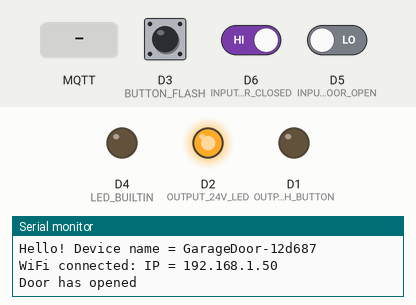
This program was run on a simulated ESP8266 (NodeMCU). On the bench: output pins drawn as LEDs (lit = HIGH, except the on-board LED, lit = LOW), the last lines printed to the serial monitor. Dashed ring = blinking. The test bench sets the inputs (shaded band); at power-on: D6 (INPUT_DOOR_CLOSED) HIGH, D3 (BUTTON_FLASH) HIGH, D5 (INPUT_DOOR_OPEN) LOW. WiFi joins after 1.5 s; servers stay silent unless stated; no MQTT or app messages arrive unless stated. At 15.4 s the program restarts the board; the recording ends there.

Above: at 3.9 s.
4.0 s: MQTT message "1" arrives on the first subscribed topic
At 4.12 s:
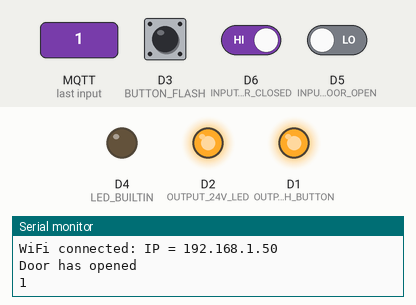
5.7 s: D6 (INPUT_DOOR_CLOSED) driven LOW
At 6.5 s:
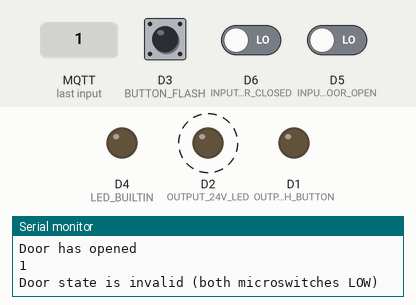
8.7 s: MQTT message "on" arrives on the first subscribed topic
At 8.82 s:
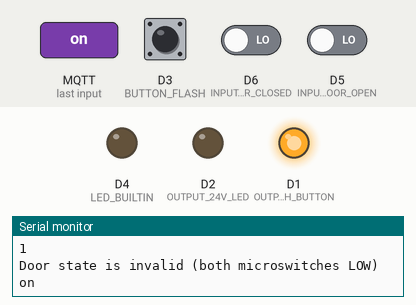
11.7 s: D3 (BUTTON_FLASH) pulled LOW for 3.2 s
Timing chart, 0 to 15.4 s (numbered marks = the images above; inputs shaded):
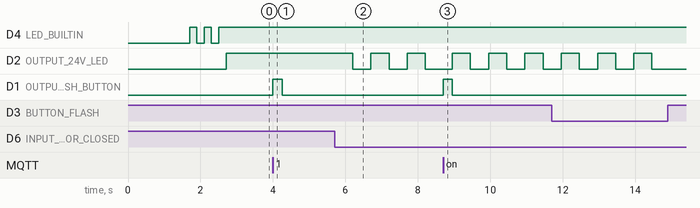

The program:

main.cpp
```cpp
#include <ESP8266WiFi.h>
#include <WiFiManager.h>
#include <EasyButton.h>
#include <EspMQTTClient.h>

// NodeMCU board pins
#define BUTTON_FLASH        D3
#define OUTPUT_PUSH_BUTTON  D1
#define OUTPUT_24V_LED      D2
#define INPUT_DOOR_OPEN     D5
#define INPUT_DOOR_CLOSED   D6

// Flashing speeds
#define FLASHING_SLOW_MS    500
#define FLASHING_FAST_MS    250

// Possible states for the door to be in, based on the microswitch positions
enum DoorState {
  OPEN,
  DOOR_CLOSED,
  PARTIAL,      // neither open nor closed, which means opening, closing, or just stopped part way
  INVALID,      // i.e. both open and closed, shouldn't be possible
  UNKNOWN       // the default state prior to reading it for the first time, or to force an update
};

// Objects
WiFiManager wifiManager;
EasyButton flashButton(BUTTON_FLASH);
EspMQTTClient mqttClient(
  "192.168.20.68",
  1883,            // It is mandatory here to allow these constructors to be distinct from those with the Wifi handling parameters
  "DVES_USER",     // Omit this parameter to disable MQTT authentification
  "DVES_PASS",     // Omit this parameter to disable MQTT authentification
  "GarageDoor");

// Variables
DoorState door_state = UNKNOWN;
unsigned long lastBlinkMillis = 0; // when the loop function last ran
int lastFlashingState = LOW;

// Interrupt service routine for the interrupt triggered by the Flash button
void flashButtonISR()
{
  flashButton.read();
}

// Callback function to be called when the Flash button is pressed. Erase all configuration.
void onFlashButtonPressed() {
  Serial.println("Flash button has been pressed! Resetting...");
  ESP.eraseConfig();
  delay(500);
  ESP.restart();
}

// Simulate a press of the open/close button
void pressDoorButton() {
  digitalWrite(OUTPUT_PUSH_BUTTON, HIGH); // depress the button
  delay(250);
  digitalWrite(OUTPUT_PUSH_BUTTON, LOW); // back to high impedance
}

// Called when MQTT connection established
void onConnectionEstablished()
{
  // Subscribe to commands. For any command, we press the button. That's all we can do.
  mqttClient.subscribe("garage-door/command", [](const String & payload) {
    Serial.println(payload);
    pressDoorButton();
  });

  // Announce that we are online
  mqttClient.publish("garage-door/availability", "online");

  // Force a status update, in case we've been offline for a while
  door_state = DoorState::UNKNOWN;
}

// Flash the internal LED the specified number of times
void flashBuiltInLed(int times) {
  for(int i=0; i<times; i++) {
    digitalWrite(LED_BUILTIN, LOW);
    delay(200);
    digitalWrite(LED_BUILTIN, HIGH);
    if (i < times) delay(200);
  }
}

// Called once on startup
void setup() {
  // Initialise our inputs and outputs
  pinMode(BUTTON_FLASH, INPUT_PULLUP);
  pinMode(LED_BUILTIN, OUTPUT);
  pinMode(OUTPUT_PUSH_BUTTON, OUTPUT);    // note: when low, the external transistor is high impedance (floating)
  pinMode(OUTPUT_24V_LED, OUTPUT);        // note: when low, the external transistor is high impedance (floating)
  pinMode(INPUT_DOOR_OPEN, INPUT);
  pinMode(INPUT_DOOR_CLOSED, INPUT);

  // Write the initial states of our outputs
  digitalWrite(LED_BUILTIN, LOW);         // Turn the LED on
  digitalWrite(OUTPUT_PUSH_BUTTON, LOW);  // Don't be pressing the button
  digitalWrite(OUTPUT_24V_LED, LOW);      // Main LED off to start with

  // Begin serial communication for debugging
  Serial.begin(115200);

  // Work out and announce our device name
  String deviceName = "GarageDoor-" + String(ESP.getChipId(), HEX);
  Serial.print("\nHello! Device name = ");
  Serial.println(deviceName);

  // Captive portal for first-time WiFi setup
  wifiManager.setConfigPortalTimeout(120); // after two minutes, give up on connecting
  if (wifiManager.autoConnect(deviceName.c_str(), NULL)) {
    // We're connected, so we set the host name and announce our IP address
    WiFi.hostname(deviceName);
    Serial.println("WiFi connected: IP = " + WiFi.localIP().toString());

    // Always run the web portal so the device can be reconfigured
    wifiManager.startWebPortal();
  } else {
    Serial.println("Failed to connect to WiFi; in offline mode");
  }

  // Configure the MQTT client
  mqttClient.enableDebuggingMessages();
  mqttClient.enableLastWillMessage("garage-door/availability", "offline");

  // Configure the Flash button
  flashButton.begin();
  flashButton.onPressed(onFlashButtonPressed);
  flashButton.enableInterrupt(flashButtonISR);

  // Flash built-in LED to indicate startup complete
  flashBuiltInLed(3); // really 2 flashes as LED already on
}

// the loop function runs over and over again forever
void loop() {
  // Let the libraries do their processing
  flashButton.read();
  wifiManager.process();
  mqttClient.loop();

  // Determine the state of the door based on the microswitches
  int doorClosed = digitalRead(INPUT_DOOR_CLOSED);
  int doorOpen = digitalRead(INPUT_DOOR_OPEN);
  DoorState new_state;
  if (doorClosed == LOW && doorOpen == HIGH) {
    new_state = DoorState::DOOR_CLOSED;
  } else if (doorClosed == HIGH && doorOpen == LOW) {
    new_state = DoorState::OPEN;
  } else if (doorClosed == HIGH && doorOpen == HIGH) {
    new_state = DoorState::PARTIAL;
  } else {
    new_state = DoorState::INVALID;
  }

  // Handle the LED output
  if (new_state == DoorState::DOOR_CLOSED) {
    digitalWrite(OUTPUT_24V_LED, LOW);
  } else if (new_state == DoorState::OPEN) {
    digitalWrite(OUTPUT_24V_LED, HIGH);
  } else {
    // we are flashing
    unsigned long currentTime = millis();
    if (currentTime > lastBlinkMillis + FLASHING_SLOW_MS) {
      lastBlinkMillis = currentTime;
      lastFlashingState = 1 - lastFlashingState;
      digitalWrite(OUTPUT_24V_LED, lastFlashingState);
    }
  }

  // If nothing has changed, then there's nothing else we need to do
  if (door_state == new_state) return;

  // Figure out what message to publish based on the old and new state
  // Publishing will do nothing if the client is not connected
  if (new_state == DoorState::DOOR_CLOSED) {
    Serial.println("Door has closed");
    mqttClient.publish("garage-door/state", "closed");
  } else if (new_state == DoorState::OPEN) {
    Serial.println("Door has opened");
    mqttClient.publish("garage-door/state", "open");
  } else if (new_state == DoorState::PARTIAL && door_state == DoorState::OPEN) {
    // transition from OPEN to PARTIAL means we are closing
    Serial.println("Door is closing");
    mqttClient.publish("garage-door/state", "closing");
  } else if (new_state == DoorState::PARTIAL && door_state == DoorState::DOOR_CLOSED) {
    // transition from CLOSED to PARTIAL means we are opening
    Serial.println("Door is opening");
    mqttClient.publish("garage-door/state", "opening");
  } else if (new_state == DoorState::PARTIAL && door_state == DoorState::UNKNOWN) {
    // it must have been partially open on start-up
    Serial.println("Door is partially open, assuming closing");
    mqttClient.publish("garage-door/state", "closing");
  } else if (new_state == DoorState::INVALID) {
    // we have a problem
    Serial.println("Door state is invalid (both microswitches LOW)");
    mqttClient.publish("garage-door/state", "closing");
  }

  // Now update door_state since we don't need the old value any more
  door_state = new_state;
}
```

Measured:
- after the input at 4.0 s, D1 (OUTPUT_PUSH_BUTTON): LOW → HIGH at once, → LOW 0.25 s later
- after the input at 5.7 s, D2 (OUTPUT_24V_LED): alternates HIGH for 0.50 s and LOW for 0.50 s, starting after 0.50 s
- after the input at 8.7 s, D1 (OUTPUT_PUSH_BUTTON): LOW → HIGH at once, → LOW 0.25 s later
